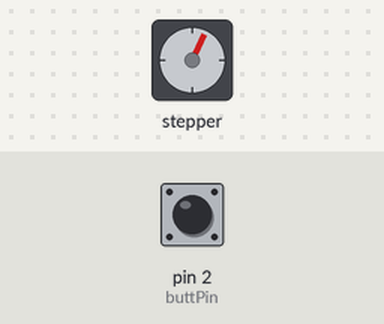
This sketch was run on a simulated Arduino Uno, built with avr-gcc and run on an emulated ATmega328P. Shown: stepper motor. Inputs (shaded band) come from the test bench; at power-on: pin 2 (buttPin) HIGH. Stepper angles assume 2048 steps per turn; what the sketch prints to the serial monitor is not drawn.

Above: at 1.2 s.
1.3 s: pin 2 (buttPin) pulled LOW for 0.15 s
At 2.07 s:
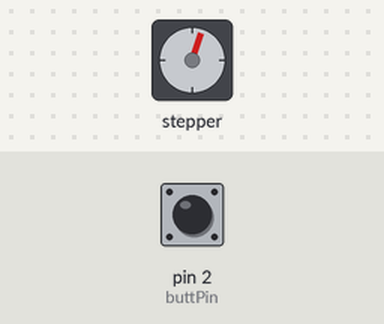
4.4 s: pin 2 (buttPin) pulled LOW for 1 s
At 4.55 s:
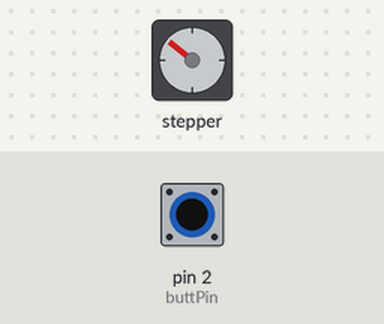
8.4 s: pin 2 (buttPin) pulled LOW for 0.15 s
At 8.87 s:
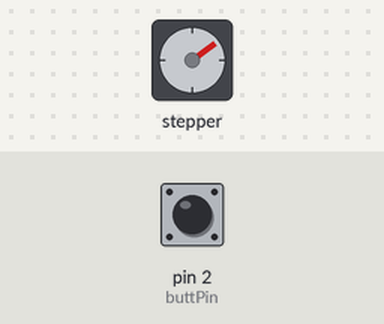
11.5 s: pin 2 (buttPin) pulled LOW for 3.2 s
Timing chart, 0 to 24.5 s (numbered marks = the images above; inputs shaded):
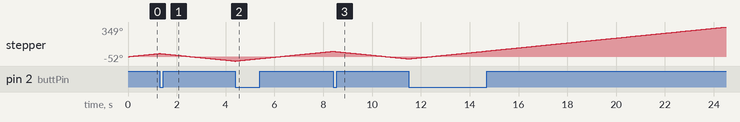

The sketch:

stepper2.ino.ino
```cpp
#include<Stepper.h>
int stepsPerRev = 2048;
int stepSpeed = 5;
int dt = 100;
Stepper myStepper(stepsPerRev, 8,10,9,11);

int buttPin = 2;
//int buttVal = 0;
int stepDir = 1;
int buttNew;
int buttOld = 1;

void setup() {
  // put your setup code here, to run once:
  pinMode(buttPin,INPUT);
  digitalWrite(buttPin,HIGH);
  Serial.begin(9600);
  myStepper.setSpeed(stepSpeed);
}

void loop() {
  // put your main code here, to run repeatedly:
  Serial.println(stepDir);
  //myStepper.step(stepsPerRev);

  buttNew = digitalRead(buttPin);
  if(buttOld==1 && buttNew ==0){
    stepDir = stepDir*-1;
  }
  myStepper.step(stepDir*1);
  buttOld=buttNew;
}
```
